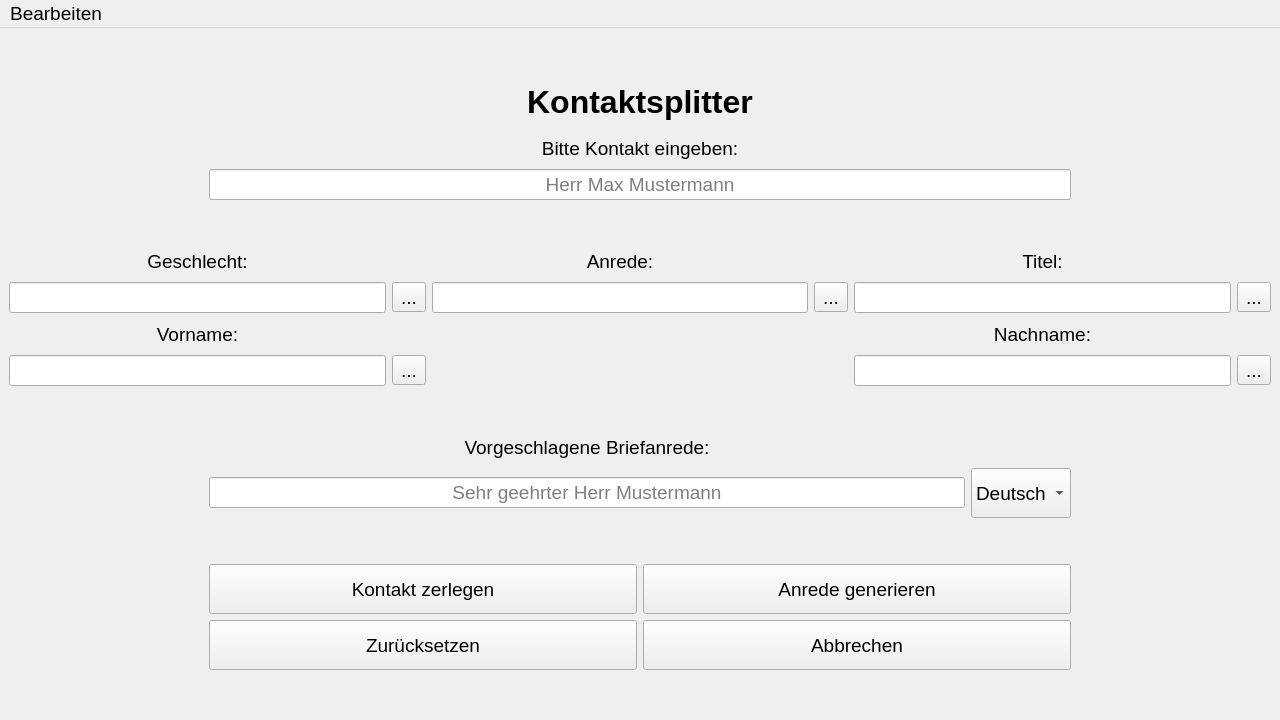
<?xml version="1.0" encoding="UTF-8"?>
<ui version="4.0">
 <class>MainWindow</class>
 <widget class="QMainWindow" name="MainWindow">
  <property name="geometry">
   <rect>
    <x>0</x>
    <y>0</y>
    <width>1280</width>
    <height>720</height>
   </rect>
  </property>
  <property name="windowTitle">
   <string>OSI Osbourne Kontaktsplitter</string>
  </property>
  <widget class="QWidget" name="centralwidget">
   <layout class="QGridLayout" name="gridLayout_3">
    <item row="0" column="0">
     <layout class="QGridLayout" name="gridLayout_4">
      <property name="sizeConstraint">
       <enum>QLayout::SetDefaultConstraint</enum>
      </property>
      <item row="1" column="2">
       <spacer name="horizontalSpacer_7">
        <property name="orientation">
         <enum>Qt::Horizontal</enum>
        </property>
        <property name="sizeType">
         <enum>QSizePolicy::Fixed</enum>
        </property>
        <property name="sizeHint" stdset="0">
         <size>
          <width>200</width>
          <height>20</height>
         </size>
        </property>
       </spacer>
      </item>
      <item row="1" column="1">
       <widget class="QLabel" name="lblContact">
        <property name="sizePolicy">
         <sizepolicy hsizetype="Minimum" vsizetype="Fixed">
          <horstretch>0</horstretch>
          <verstretch>0</verstretch>
         </sizepolicy>
        </property>
        <property name="minimumSize">
         <size>
          <width>250</width>
          <height>30</height>
         </size>
        </property>
        <property name="font">
         <font>
          <pointsize>14</pointsize>
         </font>
        </property>
        <property name="text">
         <string>Bitte Kontakt eingeben:</string>
        </property>
        <property name="alignment">
         <set>Qt::AlignCenter</set>
        </property>
       </widget>
      </item>
      <item row="1" column="0">
       <spacer name="horizontalSpacer_5">
        <property name="orientation">
         <enum>Qt::Horizontal</enum>
        </property>
        <property name="sizeType">
         <enum>QSizePolicy::Fixed</enum>
        </property>
        <property name="sizeHint" stdset="0">
         <size>
          <width>200</width>
          <height>20</height>
         </size>
        </property>
       </spacer>
      </item>
      <item row="2" column="1">
       <widget class="QLineEdit" name="inputContact">
        <property name="enabled">
         <bool>true</bool>
        </property>
        <property name="sizePolicy">
         <sizepolicy hsizetype="Minimum" vsizetype="Fixed">
          <horstretch>0</horstretch>
          <verstretch>0</verstretch>
         </sizepolicy>
        </property>
        <property name="minimumSize">
         <size>
          <width>300</width>
          <height>30</height>
         </size>
        </property>
        <property name="font">
         <font>
          <pointsize>14</pointsize>
         </font>
        </property>
        <property name="alignment">
         <set>Qt::AlignCenter</set>
        </property>
        <property name="placeholderText">
         <string>Herr Max Mustermann</string>
        </property>
       </widget>
      </item>
      <item row="2" column="0">
       <spacer name="horizontalSpacer_6">
        <property name="orientation">
         <enum>Qt::Horizontal</enum>
        </property>
        <property name="sizeType">
         <enum>QSizePolicy::Fixed</enum>
        </property>
        <property name="sizeHint" stdset="0">
         <size>
          <width>200</width>
          <height>20</height>
         </size>
        </property>
       </spacer>
      </item>
      <item row="2" column="2">
       <spacer name="horizontalSpacer_8">
        <property name="orientation">
         <enum>Qt::Horizontal</enum>
        </property>
        <property name="sizeType">
         <enum>QSizePolicy::Fixed</enum>
        </property>
        <property name="sizeHint" stdset="0">
         <size>
          <width>200</width>
          <height>20</height>
         </size>
        </property>
       </spacer>
      </item>
      <item row="0" column="1">
       <widget class="QLabel" name="lblContactsplitter">
        <property name="sizePolicy">
         <sizepolicy hsizetype="Minimum" vsizetype="Fixed">
          <horstretch>0</horstretch>
          <verstretch>0</verstretch>
         </sizepolicy>
        </property>
        <property name="minimumSize">
         <size>
          <width>250</width>
          <height>50</height>
         </size>
        </property>
        <property name="font">
         <font>
          <pointsize>24</pointsize>
          <weight>75</weight>
          <bold>true</bold>
         </font>
        </property>
        <property name="text">
         <string>Kontaktsplitter</string>
        </property>
        <property name="alignment">
         <set>Qt::AlignCenter</set>
        </property>
       </widget>
      </item>
     </layout>
    </item>
    <item row="1" column="0">
     <layout class="QGridLayout" name="gridLayout_2">
      <item row="1" column="0">
       <widget class="QLabel" name="lblGender">
        <property name="sizePolicy">
         <sizepolicy hsizetype="Minimum" vsizetype="Fixed">
          <horstretch>0</horstretch>
          <verstretch>0</verstretch>
         </sizepolicy>
        </property>
        <property name="minimumSize">
         <size>
          <width>250</width>
          <height>30</height>
         </size>
        </property>
        <property name="font">
         <font>
          <pointsize>14</pointsize>
         </font>
        </property>
        <property name="text">
         <string>Geschlecht:</string>
        </property>
        <property name="alignment">
         <set>Qt::AlignCenter</set>
        </property>
       </widget>
      </item>
      <item row="2" column="2">
       <widget class="QLineEdit" name="inoutSalutation">
        <property name="enabled">
         <bool>true</bool>
        </property>
        <property name="sizePolicy">
         <sizepolicy hsizetype="Minimum" vsizetype="Fixed">
          <horstretch>0</horstretch>
          <verstretch>0</verstretch>
         </sizepolicy>
        </property>
        <property name="minimumSize">
         <size>
          <width>300</width>
          <height>30</height>
         </size>
        </property>
        <property name="font">
         <font>
          <pointsize>14</pointsize>
         </font>
        </property>
        <property name="alignment">
         <set>Qt::AlignCenter</set>
        </property>
        <property name="readOnly">
         <bool>true</bool>
        </property>
        <property name="placeholderText">
         <string/>
        </property>
       </widget>
      </item>
      <item row="4" column="4">
       <widget class="QLineEdit" name="inoutLastname">
        <property name="enabled">
         <bool>true</bool>
        </property>
        <property name="sizePolicy">
         <sizepolicy hsizetype="Minimum" vsizetype="Fixed">
          <horstretch>0</horstretch>
          <verstretch>0</verstretch>
         </sizepolicy>
        </property>
        <property name="minimumSize">
         <size>
          <width>300</width>
          <height>30</height>
         </size>
        </property>
        <property name="font">
         <font>
          <pointsize>14</pointsize>
         </font>
        </property>
        <property name="alignment">
         <set>Qt::AlignCenter</set>
        </property>
        <property name="readOnly">
         <bool>true</bool>
        </property>
        <property name="placeholderText">
         <string/>
        </property>
       </widget>
      </item>
      <item row="3" column="4">
       <widget class="QLabel" name="lblLastname">
        <property name="sizePolicy">
         <sizepolicy hsizetype="Minimum" vsizetype="Fixed">
          <horstretch>0</horstretch>
          <verstretch>0</verstretch>
         </sizepolicy>
        </property>
        <property name="minimumSize">
         <size>
          <width>250</width>
          <height>30</height>
         </size>
        </property>
        <property name="font">
         <font>
          <pointsize>14</pointsize>
         </font>
        </property>
        <property name="text">
         <string>Nachname:</string>
        </property>
        <property name="alignment">
         <set>Qt::AlignCenter</set>
        </property>
       </widget>
      </item>
      <item row="3" column="0">
       <widget class="QLabel" name="lblFirstname">
        <property name="sizePolicy">
         <sizepolicy hsizetype="Minimum" vsizetype="Fixed">
          <horstretch>0</horstretch>
          <verstretch>0</verstretch>
         </sizepolicy>
        </property>
        <property name="minimumSize">
         <size>
          <width>250</width>
          <height>30</height>
         </size>
        </property>
        <property name="font">
         <font>
          <pointsize>14</pointsize>
         </font>
        </property>
        <property name="text">
         <string>Vorname:</string>
        </property>
        <property name="alignment">
         <set>Qt::AlignCenter</set>
        </property>
       </widget>
      </item>
      <item row="1" column="4">
       <widget class="QLabel" name="lblTitle">
        <property name="sizePolicy">
         <sizepolicy hsizetype="Minimum" vsizetype="Fixed">
          <horstretch>0</horstretch>
          <verstretch>0</verstretch>
         </sizepolicy>
        </property>
        <property name="minimumSize">
         <size>
          <width>250</width>
          <height>30</height>
         </size>
        </property>
        <property name="font">
         <font>
          <pointsize>14</pointsize>
         </font>
        </property>
        <property name="text">
         <string>Titel:</string>
        </property>
        <property name="alignment">
         <set>Qt::AlignCenter</set>
        </property>
       </widget>
      </item>
      <item row="4" column="1">
       <widget class="QToolButton" name="toolBtnFirstname">
        <property name="font">
         <font>
          <pointsize>14</pointsize>
         </font>
        </property>
        <property name="text">
         <string>...</string>
        </property>
       </widget>
      </item>
      <item row="2" column="4">
       <widget class="QLineEdit" name="inoutTitle">
        <property name="enabled">
         <bool>true</bool>
        </property>
        <property name="sizePolicy">
         <sizepolicy hsizetype="Minimum" vsizetype="Fixed">
          <horstretch>0</horstretch>
          <verstretch>0</verstretch>
         </sizepolicy>
        </property>
        <property name="minimumSize">
         <size>
          <width>300</width>
          <height>30</height>
         </size>
        </property>
        <property name="font">
         <font>
          <pointsize>14</pointsize>
         </font>
        </property>
        <property name="alignment">
         <set>Qt::AlignCenter</set>
        </property>
        <property name="readOnly">
         <bool>true</bool>
        </property>
        <property name="placeholderText">
         <string/>
        </property>
       </widget>
      </item>
      <item row="4" column="0">
       <widget class="QLineEdit" name="inoutFirstname">
        <property name="enabled">
         <bool>true</bool>
        </property>
        <property name="sizePolicy">
         <sizepolicy hsizetype="Minimum" vsizetype="Fixed">
          <horstretch>0</horstretch>
          <verstretch>0</verstretch>
         </sizepolicy>
        </property>
        <property name="minimumSize">
         <size>
          <width>300</width>
          <height>30</height>
         </size>
        </property>
        <property name="font">
         <font>
          <pointsize>14</pointsize>
         </font>
        </property>
        <property name="alignment">
         <set>Qt::AlignCenter</set>
        </property>
        <property name="readOnly">
         <bool>true</bool>
        </property>
        <property name="placeholderText">
         <string/>
        </property>
       </widget>
      </item>
      <item row="2" column="0">
       <widget class="QLineEdit" name="inoutGender">
        <property name="enabled">
         <bool>true</bool>
        </property>
        <property name="sizePolicy">
         <sizepolicy hsizetype="Minimum" vsizetype="Fixed">
          <horstretch>0</horstretch>
          <verstretch>0</verstretch>
         </sizepolicy>
        </property>
        <property name="minimumSize">
         <size>
          <width>300</width>
          <height>30</height>
         </size>
        </property>
        <property name="font">
         <font>
          <pointsize>14</pointsize>
         </font>
        </property>
        <property name="alignment">
         <set>Qt::AlignCenter</set>
        </property>
        <property name="readOnly">
         <bool>true</bool>
        </property>
        <property name="placeholderText">
         <string/>
        </property>
       </widget>
      </item>
      <item row="1" column="2">
       <widget class="QLabel" name="lblSalutation">
        <property name="sizePolicy">
         <sizepolicy hsizetype="Minimum" vsizetype="Fixed">
          <horstretch>0</horstretch>
          <verstretch>0</verstretch>
         </sizepolicy>
        </property>
        <property name="minimumSize">
         <size>
          <width>250</width>
          <height>30</height>
         </size>
        </property>
        <property name="font">
         <font>
          <pointsize>14</pointsize>
         </font>
        </property>
        <property name="text">
         <string>Anrede:</string>
        </property>
        <property name="alignment">
         <set>Qt::AlignCenter</set>
        </property>
       </widget>
      </item>
      <item row="2" column="1">
       <widget class="QToolButton" name="toolBtnGender">
        <property name="font">
         <font>
          <pointsize>14</pointsize>
         </font>
        </property>
        <property name="text">
         <string>...</string>
        </property>
       </widget>
      </item>
      <item row="2" column="3">
       <widget class="QToolButton" name="toolBtnSalut">
        <property name="font">
         <font>
          <pointsize>14</pointsize>
         </font>
        </property>
        <property name="text">
         <string>...</string>
        </property>
       </widget>
      </item>
      <item row="2" column="5">
       <widget class="QToolButton" name="toolBtnTitles">
        <property name="font">
         <font>
          <pointsize>14</pointsize>
         </font>
        </property>
        <property name="text">
         <string>...</string>
        </property>
       </widget>
      </item>
      <item row="4" column="5">
       <widget class="QToolButton" name="toolBtnLastname">
        <property name="font">
         <font>
          <pointsize>14</pointsize>
         </font>
        </property>
        <property name="text">
         <string>...</string>
        </property>
       </widget>
      </item>
     </layout>
    </item>
    <item row="2" column="0">
     <layout class="QGridLayout" name="gridLayout_5">
      <property name="sizeConstraint">
       <enum>QLayout::SetDefaultConstraint</enum>
      </property>
      <item row="1" column="2">
       <widget class="QComboBox" name="drpdwnLanguage">
        <property name="sizePolicy">
         <sizepolicy hsizetype="Minimum" vsizetype="Fixed">
          <horstretch>0</horstretch>
          <verstretch>0</verstretch>
         </sizepolicy>
        </property>
        <property name="minimumSize">
         <size>
          <width>50</width>
          <height>50</height>
         </size>
        </property>
        <property name="maximumSize">
         <size>
          <width>100</width>
          <height>50</height>
         </size>
        </property>
        <property name="font">
         <font>
          <pointsize>14</pointsize>
         </font>
        </property>
        <item>
         <property name="text">
          <string>Deutsch</string>
         </property>
        </item>
        <item>
         <property name="text">
          <string>Englisch</string>
         </property>
        </item>
       </widget>
      </item>
      <item row="1" column="4">
       <spacer name="horizontalSpacer_12">
        <property name="orientation">
         <enum>Qt::Horizontal</enum>
        </property>
        <property name="sizeType">
         <enum>QSizePolicy::Fixed</enum>
        </property>
        <property name="sizeHint" stdset="0">
         <size>
          <width>200</width>
          <height>20</height>
         </size>
        </property>
       </spacer>
      </item>
      <item row="0" column="4">
       <spacer name="horizontalSpacer_11">
        <property name="orientation">
         <enum>Qt::Horizontal</enum>
        </property>
        <property name="sizeType">
         <enum>QSizePolicy::Fixed</enum>
        </property>
        <property name="sizeHint" stdset="0">
         <size>
          <width>200</width>
          <height>20</height>
         </size>
        </property>
       </spacer>
      </item>
      <item row="1" column="0">
       <spacer name="horizontalSpacer_10">
        <property name="orientation">
         <enum>Qt::Horizontal</enum>
        </property>
        <property name="sizeType">
         <enum>QSizePolicy::Fixed</enum>
        </property>
        <property name="sizeHint" stdset="0">
         <size>
          <width>200</width>
          <height>20</height>
         </size>
        </property>
       </spacer>
      </item>
      <item row="0" column="1">
       <widget class="QLabel" name="lblGenSalutation">
        <property name="sizePolicy">
         <sizepolicy hsizetype="Minimum" vsizetype="Fixed">
          <horstretch>0</horstretch>
          <verstretch>0</verstretch>
         </sizepolicy>
        </property>
        <property name="minimumSize">
         <size>
          <width>250</width>
          <height>30</height>
         </size>
        </property>
        <property name="font">
         <font>
          <pointsize>14</pointsize>
         </font>
        </property>
        <property name="text">
         <string>Vorgeschlagene Briefanrede:</string>
        </property>
        <property name="alignment">
         <set>Qt::AlignCenter</set>
        </property>
       </widget>
      </item>
      <item row="1" column="1">
       <widget class="QLineEdit" name="inoutGenSalutation">
        <property name="enabled">
         <bool>true</bool>
        </property>
        <property name="sizePolicy">
         <sizepolicy hsizetype="Minimum" vsizetype="Fixed">
          <horstretch>0</horstretch>
          <verstretch>0</verstretch>
         </sizepolicy>
        </property>
        <property name="minimumSize">
         <size>
          <width>300</width>
          <height>30</height>
         </size>
        </property>
        <property name="font">
         <font>
          <pointsize>14</pointsize>
         </font>
        </property>
        <property name="alignment">
         <set>Qt::AlignCenter</set>
        </property>
        <property name="readOnly">
         <bool>true</bool>
        </property>
        <property name="placeholderText">
         <string>Sehr geehrter Herr Mustermann</string>
        </property>
       </widget>
      </item>
      <item row="0" column="0">
       <spacer name="horizontalSpacer_9">
        <property name="orientation">
         <enum>Qt::Horizontal</enum>
        </property>
        <property name="sizeType">
         <enum>QSizePolicy::Fixed</enum>
        </property>
        <property name="sizeHint" stdset="0">
         <size>
          <width>200</width>
          <height>20</height>
         </size>
        </property>
       </spacer>
      </item>
     </layout>
    </item>
    <item row="3" column="0">
     <layout class="QGridLayout" name="gridLayout">
      <item row="1" column="1">
       <widget class="QPushButton" name="btnRefreshInfo">
        <property name="minimumSize">
         <size>
          <width>150</width>
          <height>50</height>
         </size>
        </property>
        <property name="font">
         <font>
          <pointsize>14</pointsize>
         </font>
        </property>
        <property name="text">
         <string>Zurücksetzen</string>
        </property>
       </widget>
      </item>
      <item row="0" column="1">
       <widget class="QPushButton" name="btnSplitContact">
        <property name="minimumSize">
         <size>
          <width>150</width>
          <height>50</height>
         </size>
        </property>
        <property name="font">
         <font>
          <pointsize>14</pointsize>
         </font>
        </property>
        <property name="text">
         <string>Kontakt zerlegen</string>
        </property>
       </widget>
      </item>
      <item row="0" column="2">
       <widget class="QPushButton" name="btnGenSalut">
        <property name="minimumSize">
         <size>
          <width>150</width>
          <height>50</height>
         </size>
        </property>
        <property name="font">
         <font>
          <pointsize>14</pointsize>
         </font>
        </property>
        <property name="text">
         <string>Anrede generieren</string>
        </property>
       </widget>
      </item>
      <item row="1" column="2">
       <widget class="QPushButton" name="btnCancel">
        <property name="minimumSize">
         <size>
          <width>150</width>
          <height>50</height>
         </size>
        </property>
        <property name="font">
         <font>
          <pointsize>14</pointsize>
         </font>
        </property>
        <property name="text">
         <string>Abbrechen</string>
        </property>
       </widget>
      </item>
      <item row="0" column="0">
       <spacer name="horizontalSpacer">
        <property name="orientation">
         <enum>Qt::Horizontal</enum>
        </property>
        <property name="sizeType">
         <enum>QSizePolicy::Fixed</enum>
        </property>
        <property name="sizeHint" stdset="0">
         <size>
          <width>200</width>
          <height>20</height>
         </size>
        </property>
       </spacer>
      </item>
      <item row="0" column="3">
       <spacer name="horizontalSpacer_2">
        <property name="orientation">
         <enum>Qt::Horizontal</enum>
        </property>
        <property name="sizeType">
         <enum>QSizePolicy::Fixed</enum>
        </property>
        <property name="sizeHint" stdset="0">
         <size>
          <width>200</width>
          <height>20</height>
         </size>
        </property>
       </spacer>
      </item>
      <item row="1" column="3">
       <spacer name="horizontalSpacer_3">
        <property name="orientation">
         <enum>Qt::Horizontal</enum>
        </property>
        <property name="sizeType">
         <enum>QSizePolicy::Fixed</enum>
        </property>
        <property name="sizeHint" stdset="0">
         <size>
          <width>200</width>
          <height>20</height>
         </size>
        </property>
       </spacer>
      </item>
      <item row="1" column="0">
       <spacer name="horizontalSpacer_4">
        <property name="orientation">
         <enum>Qt::Horizontal</enum>
        </property>
        <property name="sizeType">
         <enum>QSizePolicy::Fixed</enum>
        </property>
        <property name="sizeHint" stdset="0">
         <size>
          <width>200</width>
          <height>20</height>
         </size>
        </property>
       </spacer>
      </item>
     </layout>
    </item>
   </layout>
  </widget>
  <widget class="QMenuBar" name="menuBar">
   <property name="geometry">
    <rect>
     <x>0</x>
     <y>0</y>
     <width>1280</width>
     <height>22</height>
    </rect>
   </property>
   <property name="font">
    <font>
     <pointsize>14</pointsize>
    </font>
   </property>
   <widget class="QMenu" name="menuBearbeiten">
    <property name="font">
     <font>
      <pointsize>14</pointsize>
     </font>
    </property>
    <property name="title">
     <string>Bearbeiten</string>
    </property>
    <addaction name="actionTitel_bearbeiten"/>
   </widget>
   <addaction name="menuBearbeiten"/>
  </widget>
  <action name="actionTitel_bearbeiten">
   <property name="text">
    <string>Titel bearbeiten</string>
   </property>
   <property name="font">
    <font>
     <pointsize>14</pointsize>
    </font>
   </property>
  </action>
 </widget>
 <resources/>
 <connections/>
</ui>
